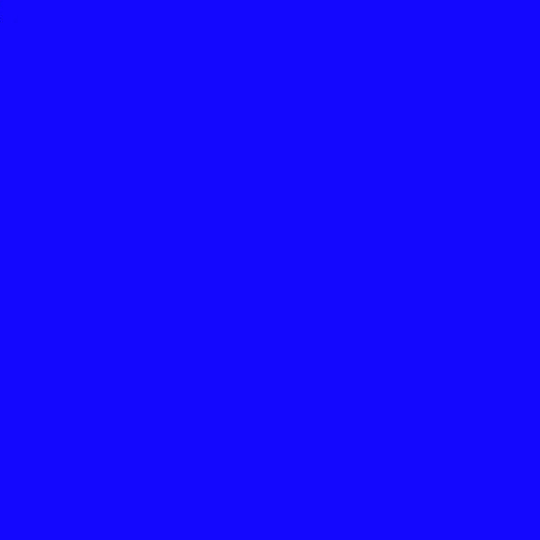
#> input picture 4inrowboard.png, 540 x 540 px
$ python fourinarow.py
#> lines starting #> are read from the running program, lines starting #| are printed output that depends on the picture
import sys
from PIL import Image, ImageDraw, ImageFont

MARCO = 4
PIECE_SIZE = 76
BOARD_SIZE = (570, 570)

class fourInARowMatch:
    # ----------------------------------------------------
    # [22 lines left out: function checkWinner, not called in this run]

    # ----------------------------------------------------
    def boardUpdate(self):
        board = self.boardList
        def coorX(i):
            i-=1
            return (i * PIECE_SIZE + MARCO + 30)
        def coorSlot(i, j):
            return (j * PIECE_SIZE + MARCO + (PIECE_SIZE / 2), i * PIECE_SIZE + 84 + (PIECE_SIZE / 2))
        def coorSlotWidth(i, j, ancho):
            return (coorSlot(i, j), ancho)

        with Image.open("4inrowboard.png") as boardImage:
#> boardImage is the input picture: PIL image 540x540 RGBA; mean R, G, B, A 20, 8, 254, 255
            fnt = ImageFont.truetype("arial.ttf", 30)
            k= 25
            draw = ImageDraw.Draw(boardImage)
            i=5
            for fila in board:
                j=0
                for slot in fila:
                    draw.regular_polygon(coorSlotWidth(i, j, 30), n_sides=30, rotation=0, fill="#000000", outline=None)
                    if slot == 1:
                        draw.regular_polygon(coorSlotWidth(i, j, k), n_sides=28, rotation=0, fill="#ff0000", outline=None)
                    elif slot == 2:
                        draw.regular_polygon(coorSlotWidth(i, j, k), n_sides=28, rotation=0, fill="#00ff00", outline=None)
                    else:
                        draw.regular_polygon(coorSlotWidth(i, j, k), n_sides=28, rotation=0, fill="#ffffff", outline=None)
                    j+=1
                i-=1
#> after the loop, i = -1
            for i in range(1, 8):
                draw.multiline_text((coorX(i), 30), str(i), font=fnt, fill=(0, 0, 0))
            for i in range(1, 7):
                draw.line((i * PIECE_SIZE + MARCO, 20, i * PIECE_SIZE + MARCO, 530), fill=128, width=3)
            draw.line((MARCO, 84, 540 - MARCO, 84), fill=128, width=3)

            # write to stdout
            boardImage.save("img/4inrow.png")
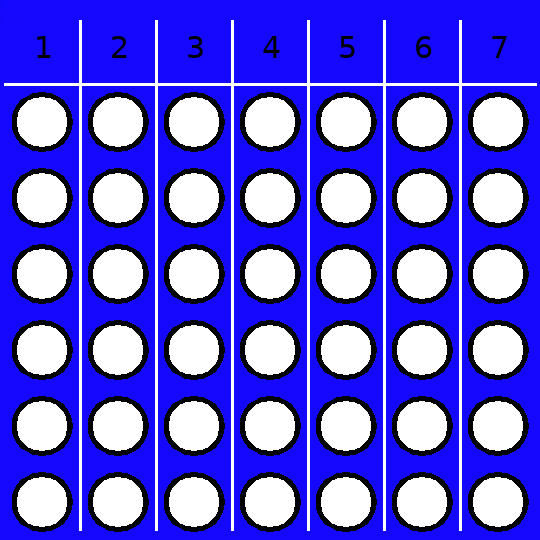
#> saved as 4inrow.png: PIL image 540x540 RGBA; mean R, G, B, A 88.8, 77.5, 211.6, 245.6; transparent parts drawn white
            # boardImage.show()

    # ----------------------------------------------------
    # [26 lines left out: functions changePlayer, addPiece, showWinner, not called in this run]

    def getMatchInProg(self):
        return self.matchInProg

    def newMatchInProg(self):
        self.matchInProg = True

    def getCurrentPlayer(self):
        return self.playerTurn

    def __init__(self):
        self.boardList = [[0 for i in range(7)] for i in range(6)]
        self.playerTurn = 1
        self.winner = 0
        self.boardUpdate()
        self.matchInProg = False

# -----------------------------------------------------
# -----------------------------------------------------
# -----------------------------------------------------
if __name__ == '__main__':
    print("I'm a module")
    match = fourInARowMatch()
    while not match.winner:
        match.boardUpdate()
#> (the run stopped early here; a loop or call above may not have finished)
